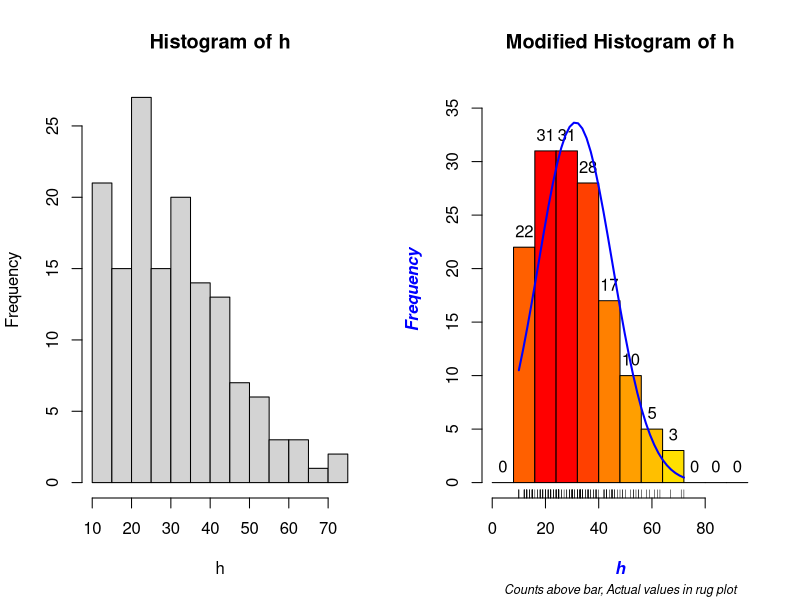

This chart was generated by the following R code:
## ---- chunk 1

#####Make sure you load any required packages.

knitr::opts_chunk$set(echo = TRUE, warning = FALSE)
## ---- chunk 2
h <- c(72, 71, 61, 55, 47, 49, 63, 59, 46, 62, 45, 36, 48, 28, 22, 52, 20, 33, 21, 22, 26, 38, 32, 49, 37, 30, 24, 38, 23, 27, 29, 36, 19, 10, 23, 16, 21, 13, 10, 13, 15, 23, 15, 29, 39, 18, 22, 42, 15, 25, 25, 33, 35, 54, 22, 33, 24, 33, 34, 22, 43, 43, 13, 18, 14, 14, 20, 18, 35, 33, 32, 37, 25, 34, 32, 34, 44, 53, 50, 45, 46, 12, 55, 15, 36, 43, 40, 26, 39, 17, 14, 33, 30, 36, 32, 25, 45, 30, 30, 29, 33, 25, 31, 15, 58, 67, 24, 28, 39, 25, 13, 19, 45, 12, 24, 25, 25, 20, 21, 43, 56, 53, 31, 20, 12, 19, 13, 17, 39, 24, 25, 12, 18, 10, 15, 30, 42, 21, 42, 19, 33, 45, 36, 25, 30, 34, 30)

par(mfrow=c(1,2))       # To create a visualization of two plots at once.
hist(h)                 # The generic code for generating a histogram.

#
#   Creation of modified histogram plot, breaking data into groups of 8.
#
v <- hist(h, breaks=seq(0, 96, by=8), plot=F)

#
#   Modified histogram plot.
#
plot(v, col = heat.colors(length(v$mids))[length(v$count)-rank(v$count)+1],
   ylim = c(0, max(v$count)+5),
   main="Modified Histogram of h",
   sub="Counts above bar, Actual values in rug plot",
   cex.sub=0.75, col.lab="blue",
   font.main=2, font.lab=4, font.sub=3)
rug(h)                                  # tick marks along the base of plot
text(v$mids, v$count, v$count, pos=3)   # quantities of group data points

#
#   Addition of a normal distribution curve to graph
#
xfit <- seq(min(h),max(h),length=40) 
yfit <- dnorm(xfit,mean=mean(h),sd=sd(h)) 
yfit <- yfit*diff(v$mids[1:2])*length(h) 
lines(xfit, yfit, col="blue", lwd=2)

